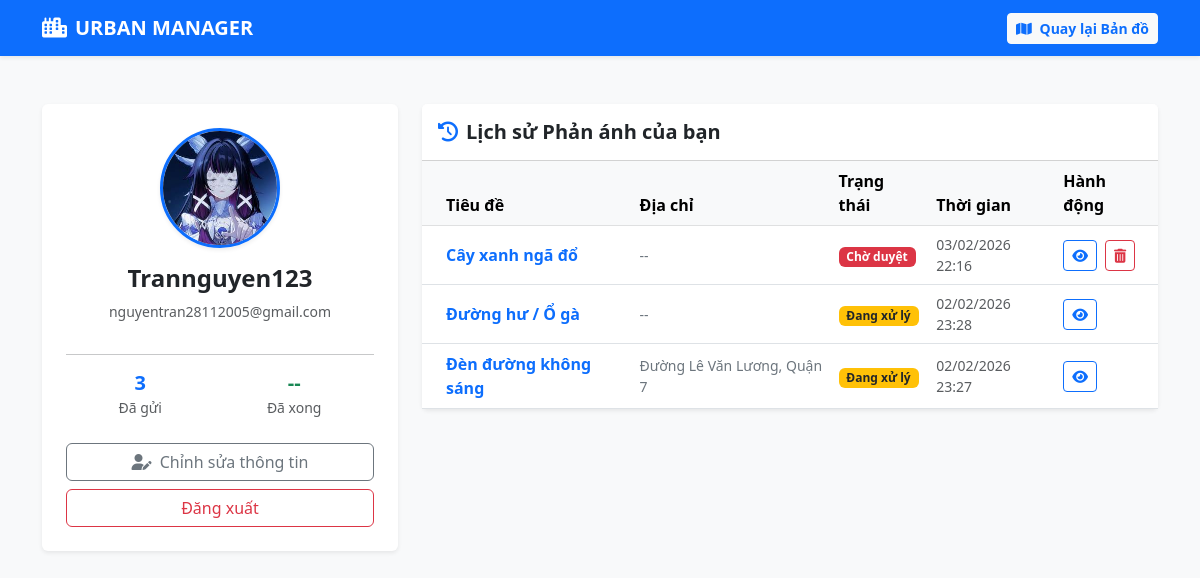
Page /ho-so-cua-toi/ (signed in) on the earlier database version.
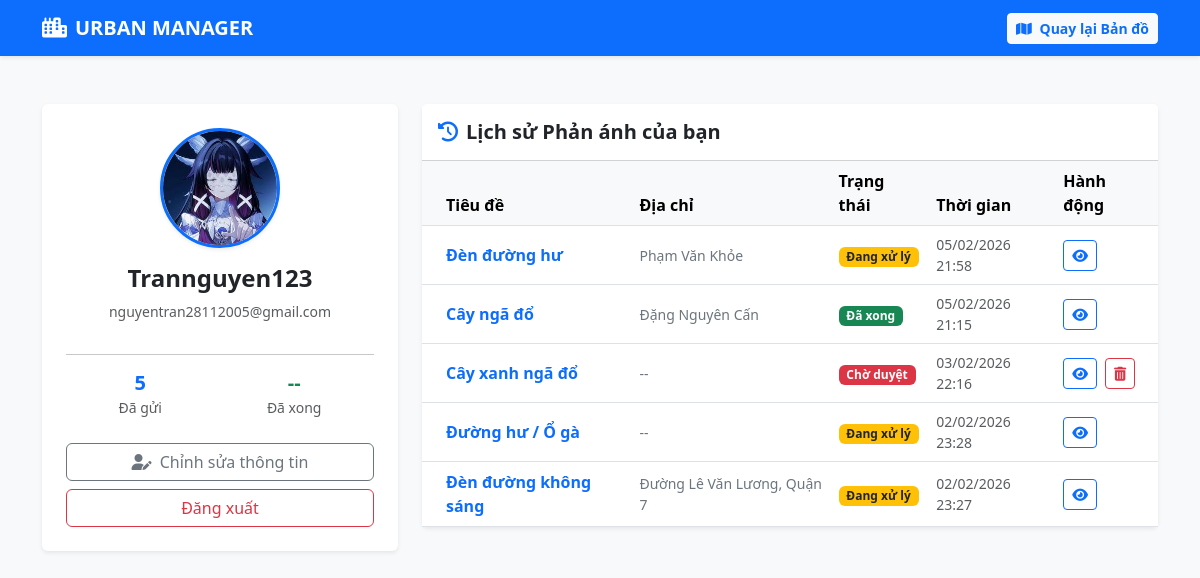
Same page on the later database version.
### maps/models.py (models this page shows, shortened)
class PhanAnh(models.Model):
    tieu_de = models.CharField(max_length=200, verbose_name="Tiêu đề")
    mo_ta = models.TextField(verbose_name="Mô tả chi tiết")
    dia_chi = models.CharField(max_length=255, blank=True, null=True, verbose_name="Địa chỉ/Tên đường")
    du_lieu_toa_do = models.TextField(verbose_name="Danh sách tọa độ")
    hinh_anh = models.ImageField(upload_to='hien_truong/', blank=True, null=True, verbose_name="Ảnh hiện trường")
    thoi_gian = models.DateTimeField(auto_now_add=True, verbose_name="Thời gian gửi")
    TRANG_THAI_CHOICES = [
        ('cho_duyet', 'Chờ duyệt'),
        ('dang_xu_ly', 'Đang xử lý'),
        ('da_xu_ly', 'Đã xử lý xong'),
    ]
    trang_thai = models.CharField(max_length=20, choices=TRANG_THAI_CHOICES, default='cho_duyet', verbose_name="Trạng thái")
    nguoi_gui = models.ForeignKey(User, on_delete=models.SET_NULL, null=True, blank=True)
    class Meta:
        verbose_name = "Tin Phản Ánh"
        verbose_name_plural = "Danh sách Phản Ánh"

### maps/views.py (the view)
# urls.py: path('ho-so-cua-toi/', views.profile, name='profile'),
@login_required
def profile(request):
    danh_sach = PhanAnh.objects.filter(nguoi_gui=request.user).order_by('-id')
    context = {
        'user': request.user,
        'danh_sach': danh_sach,
        'tong_so': danh_sach.count()
    }
    return render(request, 'maps/profile.html', context)

### maps/templates/maps/profile.html (shortened to what the changed rows need)
<!DOCTYPE html>
<html lang="vi">
<head>
    <link href="https://cdn.jsdelivr.net/npm/bootstrap@5.3.0/dist/css/bootstrap.min.css" rel="stylesheet">
    <link rel="stylesheet" href="https://cdnjs.cloudflare.com/ajax/libs/font-awesome/6.4.0/css/all.min.css">
</head>
<body class="bg-light">
    <div class="container py-5">
        <div class="row">
            <div class="col-md-4 mb-4">
                <div class="card border-0 shadow-sm text-center p-4">
                    <div class="d-flex justify-content-around text-center">
                        <div>
                            <h5 class="fw-bold text-primary mb-0">{{ tong_so }}</h5>
                            <small class="text-muted">Đã gửi</small>
                        </div>
                    </div>
                </div>
            </div>
            <div class="col-md-8">
                <div class="card border-0 shadow-sm">
                    <div class="card-body p-0">
                        <div class="table-responsive">
                            <table class="table table-hover mb-0 align-middle">
                                <thead class="table-light">
                                    <tr>
                                        <th class="ps-4">Tiêu đề</th>
                                        <th>Địa chỉ</th>
                                        <th>Trạng thái</th>
                                        <th>Thời gian</th>
                                        <th>Hành động</th>
                                    </tr>
                                </thead>
                                <tbody>
                                    {% for item in danh_sach %}
                                    <tr>
                                        <td class="ps-4 fw-bold text-primary">{{ item.tieu_de }}</td>
                                        <td class="text-secondary small">
                                            {{ item.dia_chi|default:"--"|truncatechars:30 }}
                                        </td>
                                        <td>
                                            {% if item.trang_thai == 'cho_duyet' %}
                                                <span class="badge bg-danger">Chờ duyệt</span>
                                            {% elif item.trang_thai == 'dang_xu_ly' %}
                                                <span class="badge bg-warning text-dark">Đang xử lý</span>
                                            {% else %}
                                                <span class="badge bg-success">Đã xong</span>
                                            {% endif %}
                                        </td>
                                        <td class="text-muted small">
                                            {{ item.thoi_gian|date:"d/m/Y H:i" }}
                                        </td>
                                        <td class="text-nowrap">
                                            <a href="{% url 'chi_tiet' item.id %}?nguon=ho_so" class="btn btn-sm btn-outline-primary" title="Xem chi tiết">
                                                <i class="fas fa-eye"></i>
                                            </a>
                                            {% if item.trang_thai == 'cho_duyet' %}
                                                <a href="{% url 'xoa_phan_anh' item.id %}"
                                                   class="btn btn-sm btn-outline-danger ms-1"
                                                   title="Xóa phản ánh này"
                                                   onclick="return confirm('⚠️ CẢNH BÁO: Bạn có chắc chắn muốn xóa phản ánh này không? Hành động này không thể hoàn tác!');">
                                                    <i class="fas fa-trash-alt"></i>
                                                </a>
                                            {% endif %}
                                        </td>
                                    </tr>
                                    {% empty %}
                                    <tr>
                                        <td colspan="5" class="text-center py-4 text-muted">
                                            Bạn chưa gửi phản ánh nào.
                                        </td>
                                    </tr>
                                    {% endfor %}
                                </tbody>
                            </table>
                        </div>
                    </div>
                </div>
            </div>
        </div>
    </div>
</body>
</html>

Differences in the rows shown:
added PhanAnh: tieu_de "Đèn đường hư", dia_chi "Phạm Văn Khỏe", trang_thai "Đang xử lý", thoi_gian "05/02/2026 21:58"
added PhanAnh: tieu_de "Cây ngã đổ", dia_chi "Đặng Nguyên Cấn", trang_thai "Đã xong", thoi_gian "05/02/2026 21:15"
Other differences:
{{ tong_so }}: "3" → "5"
